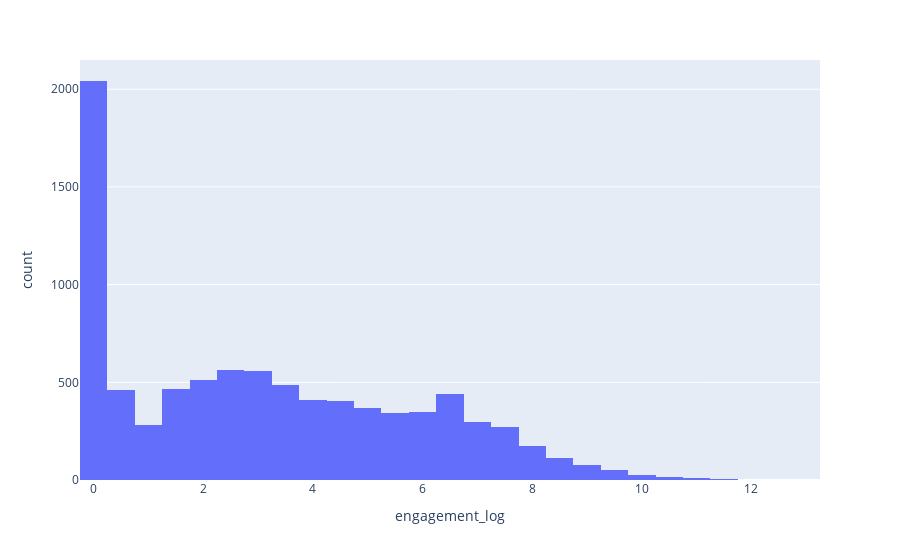

The cell this chart's notebook holds for it:
### Markdown cell above
**Looking at the distribution of engagement**

### Code cell
fig = px.histogram(df, x='engagement_log', nbins=50)
fig.show()

### Figure 1 — Plotly figure (JSON) as saved in the notebook; plotly's stock layout.template omitted (floating-point values rounded to 4 significant figures; data arrays with more than 128 entries replaced by an {"elided": "..."} marker saying what was removed)
{"data": [{"alignmentgroup": "True", "bingroup": "x", "hovertemplate": "engagement_log=%{x}<br>count=%{y}<extra></extra>", "legendgroup": "", "marker": {"color": "#636efa", "pattern": {"shape": ""}}, "name": "", "nbinsx": 50, "offsetgroup": "", "orientation": "v", "showlegend": false, "type": "histogram", "x": {"elided": "8720 float values"}, "xaxis": "x", "yaxis": "y"}], "layout": {"barmode": "relative", "legend": {"tracegroupgap": 0}, "margin": {"t": 60}, "xaxis": {"anchor": "y", "domain": [0, 1], "title": {"text": "engagement_log"}}, "yaxis": {"anchor": "x", "domain": [0, 1], "title": {"text": "count"}}}}
